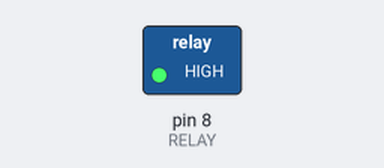
Recording of a sketch running on a simulated Arduino Uno, built with avr-gcc and run on an emulated ATmega328P. Parts: switched loads named in the sketch (green lamp = pin HIGH).

Above: at 0.1 s.
Timing chart, 0 to 1.6 s (numbered marks = the images above):
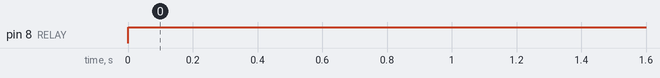

The sketch:

Single_Channel_Relay_Module_HIGH.ino
```cpp
//**************************************************
//* Περιβαλλοντική Ομάδα 5ου Γυμνασίου Πτολεμαΐδας *
//* ---------------------------------------------- *
//* Week4: Ενδεικτικός κώδικας ενεργοποίησης και   *
//* λειτουργίας ρελέ (ηλεκτρονικού διακόπτη)       *
//**************************************************

#define RELAY 8                   //Σύνδεση διακόπτη στην έξοδο 8 του Arduino

void setup()
{
  pinMode(RELAY, OUTPUT);         //Κώδικας αρχικοποίησης (έναρξης επικοινωνίας με το ρελέ)
}

void loop()
{
     digitalWrite(RELAY, HIGH);   //Διακόπτης στο ON
}
```

Measured:
- by itself, pin 8 (RELAY): LOW → HIGH at 0.00 s
